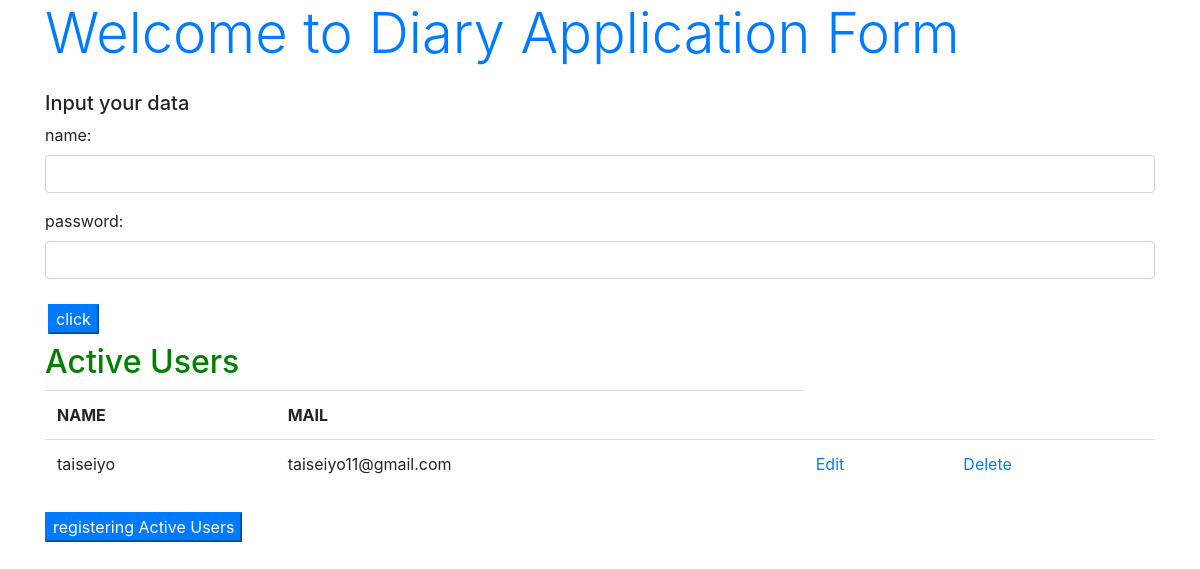
The app's page /, older data.
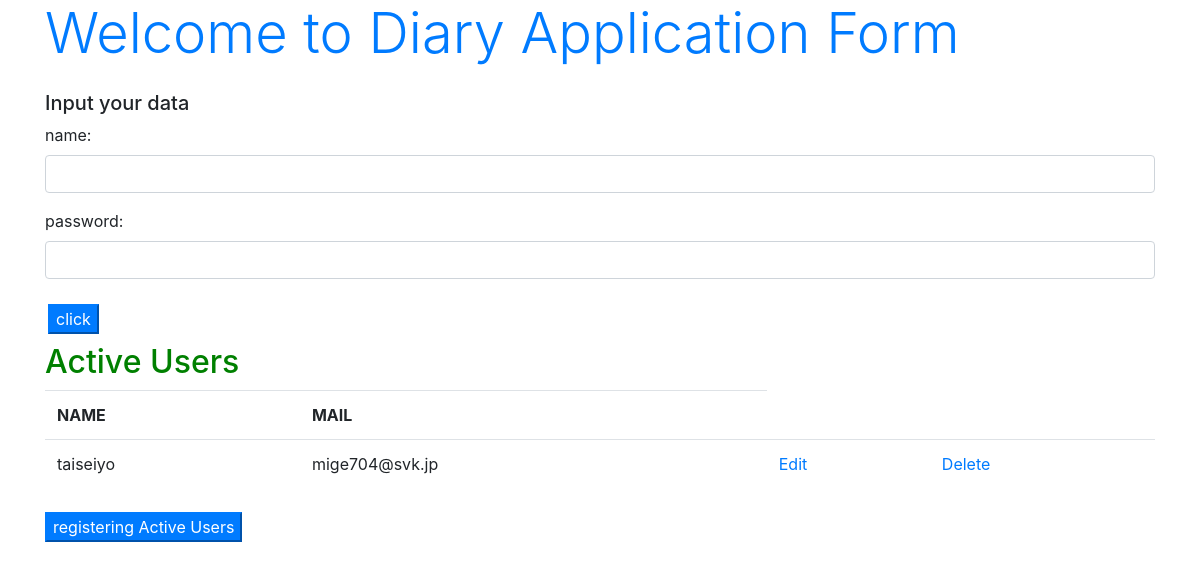
The same page, newer data.
### diary/models.py (models this page shows, shortened)
class ActiveUser(models.Model):
    name = models.CharField(max_length=20)
    mail = models.EmailField(max_length=40)

### diary/views.py (the view, shortened to what this page needs)
# urls.py: path("", DiaryView.as_view(), name="form"),
class DiaryView(TemplateView):
    def __init__(self):
        self.data = ActiveUser.objects.all().order_by("name", "mail")
        self.params = {
            "title": "Welcome to Diary Application Form",
            "message": "Input your data",
            "form": DailyForm(),
            "data": self.data
        }
    def get(self, request):
        return render(request, "diary/taisei/form.html", self.params)

### diary/forms.py
class DailyForm(forms.Form):
    usr_data = [("taiseiyo", "taiseiyo"),
                ("syasin", "syasin")]
    name = forms.CharField(label="name",
                           widget=forms.TextInput(
                               attrs={"class": "form-control"}))
    password = forms.CharField(label="password",
                               widget=forms.PasswordInput(
                                   attrs={"class": "form-control"}))

### diary/templates/diary/taisei/form.html (shortened to what this page needs)
{% load static %}
<!DOCTYPE html>
<html lang="ja">
  <head>
    <link
      rel="stylesheet"
      href="https://stackpath.bootstrapcdn.com/bootstrap/4.3.1/css/bootstrap.min.css"
    />
  </head>
  <body class="container">
    <h1 class="display-4 text-primary">{{title}}</h1>
    <p class="h5 mt-4">{{message|safe}}</p>
    <form action="{% url 'form' %}" method="post">
      <table>
        {{form.as_p}}
        <tr>
          <td></td>
          <td>
            <input type="submit" class="btn-primary my-2" value="click" />
          </td>
        </tr>
      </table>
      <h2 style="color: green;">Active Users</h2>
      <table class="table">
        <tr>
          <th>NAME</th>
          <th>MAIL</th>
        </tr>
        {% for item in data %}
        <tr>
          <td>{{item.name}}</td>
          <td>{{item.mail}}</td>
          <td><a href="{% url 'edit' item.id %}">Edit</a></td>
          <td><a href="{% url 'restrict' item.id %}">Delete</a></td>
        </tr>
        {% endfor %}
      </table>
      <a href="{% url 'create' %}">
        <button type="button" class="btn-primary my-2">
          registering Active Users
        </button>
      </a>
    </form>
  </body>
</html>

Row changes from the older to the newer data that the page shows:
changed ActiveUser "taiseiyo": mail "taiseiyo11@gmail.com" → "mige704@svk.jp"
